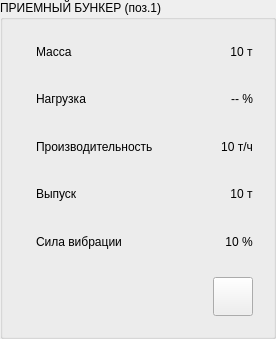
  <widget class="QGroupBox" name="panel_in_container">
   <property name="geometry">
    <rect>
     <x>1560</x>
     <y>144</y>
     <width>269</width>
     <height>339</height>
    </rect>
   </property>
   <property name="title">
    <string>ПРИЕМНЫЙ БУНКЕР (поз.1)</string>
   </property>
   <property name="style" stdset="0">
    <string>vodoley</string>
   </property>
   <layout class="QVBoxLayout" name="verticalLayout_2">
    <item>
     <widget class="QWidget" name="widget_5" native="true">
      <layout class="QHBoxLayout" name="horizontalLayout_5">
       <item alignment="Qt::AlignLeft">
        <widget class="QLabel" name="icon_1">
         <property name="maximumSize">
          <size>
           <width>32</width>
           <height>32</height>
          </size>
         </property>
         <property name="text">
          <string/>
         </property>
         <property name="pixmap">
          <pixmap resource="../../../resources.qrc">:/heavy.png</pixmap>
         </property>
         <property name="scaledContents">
          <bool>true</bool>
         </property>
        </widget>
       </item>
       <item>
        <widget class="QLabel" name="hint_1">
         <property name="sizePolicy">
          <sizepolicy hsizetype="Expanding" vsizetype="Preferred">
           <horstretch>0</horstretch>
           <verstretch>0</verstretch>
          </sizepolicy>
         </property>
         <property name="text">
          <string>Масса</string>
         </property>
         <property name="alignment">
          <set>Qt::AlignLeading|Qt::AlignLeft|Qt::AlignVCenter</set>
         </property>
         <property name="style" stdset="0">
          <string>hint</string>
         </property>
        </widget>
       </item>
       <item alignment="Qt::AlignRight">
        <widget class="QLabel" name="weight_1">
         <property name="text">
          <string>10 т</string>
         </property>
         <property name="alignment">
          <set>Qt::AlignCenter</set>
         </property>
         <property name="style" stdset="0">
          <string>hint</string>
         </property>
        </widget>
       </item>
      </layout>
     </widget>
    </item>
    <item>
     <widget class="QWidget" name="widget_19" native="true">
      <layout class="QHBoxLayout" name="horizontalLayout_26">
       <item alignment="Qt::AlignLeft">
        <widget class="QLabel" name="icon_5">
         <property name="maximumSize">
          <size>
           <width>32</width>
           <height>32</height>
          </size>
         </property>
         <property name="text">
          <string/>
         </property>
         <property name="pixmap">
          <pixmap resource="../../../resources.qrc">:/heavy.png</pixmap>
         </property>
         <property name="scaledContents">
          <bool>true</bool>
         </property>
        </widget>
       </item>
       <item>
        <widget class="QLabel" name="hint_5">
         <property name="sizePolicy">
          <sizepolicy hsizetype="Expanding" vsizetype="Preferred">
           <horstretch>0</horstretch>
           <verstretch>0</verstretch>
          </sizepolicy>
         </property>
         <property name="text">
          <string>Нагрузка</string>
         </property>
         <property name="alignment">
          <set>Qt::AlignLeading|Qt::AlignLeft|Qt::AlignVCenter</set>
         </property>
         <property name="style" stdset="0">
          <string>hint</string>
         </property>
        </widget>
       </item>
       <item alignment="Qt::AlignRight">
        <widget class="QLabel" name="load_1">
         <property name="text">
          <string>-- %</string>
         </property>
         <property name="alignment">
          <set>Qt::AlignCenter</set>
         </property>
         <property name="style" stdset="0">
          <string>hint</string>
         </property>
        </widget>
       </item>
      </layout>
     </widget>
    </item>
    <item>
     <widget class="QWidget" name="widget_9" native="true">
      <layout class="QHBoxLayout" name="horizontalLayout_9">
       <item alignment="Qt::AlignLeft">
        <widget class="QLabel" name="icon_2">
         <property name="maximumSize">
          <size>
           <width>32</width>
           <height>32</height>
          </size>
         </property>
         <property name="text">
          <string/>
         </property>
         <property name="pixmap">
          <pixmap resource="../../../resources.qrc">:/speed.png</pixmap>
         </property>
         <property name="scaledContents">
          <bool>true</bool>
         </property>
        </widget>
       </item>
       <item>
        <widget class="QLabel" name="hint_2">
         <property name="sizePolicy">
          <sizepolicy hsizetype="Expanding" vsizetype="Preferred">
           <horstretch>0</horstretch>
           <verstretch>0</verstretch>
          </sizepolicy>
         </property>
         <property name="text">
          <string>Производительность</string>
         </property>
         <property name="alignment">
          <set>Qt::AlignLeading|Qt::AlignLeft|Qt::AlignVCenter</set>
         </property>
         <property name="style" stdset="0">
          <string>hint</string>
         </property>
        </widget>
       </item>
       <item alignment="Qt::AlignRight">
        <widget class="QLabel" name="prefomance">
         <property name="text">
          <string>10 т/ч</string>
         </property>
         <property name="alignment">
          <set>Qt::AlignCenter</set>
         </property>
         <property name="style" stdset="0">
          <string>hint</string>
         </property>
        </widget>
       </item>
      </layout>
     </widget>
    </item>
    <item>
     <widget class="QWidget" name="widget_20" native="true">
      <layout class="QHBoxLayout" name="horizontalLayout_27">
       <item alignment="Qt::AlignLeft">
        <widget class="QLabel" name="iconTotal">
         <property name="maximumSize">
          <size>
           <width>32</width>
           <height>32</height>
          </size>
         </property>
         <property name="contextMenuPolicy">
          <enum>Qt::ActionsContextMenu</enum>
         </property>
         <property name="text">
          <string/>
         </property>
         <property name="pixmap">
          <pixmap resource="../../../resources.qrc">:/sum.png</pixmap>
         </property>
         <property name="scaledContents">
          <bool>true</bool>
         </property>
        </widget>
       </item>
       <item>
        <widget class="QLabel" name="hint_6">
         <property name="sizePolicy">
          <sizepolicy hsizetype="Expanding" vsizetype="Preferred">
           <horstretch>0</horstretch>
           <verstretch>0</verstretch>
          </sizepolicy>
         </property>
         <property name="text">
          <string>Выпуск</string>
         </property>
         <property name="alignment">
          <set>Qt::AlignLeading|Qt::AlignLeft|Qt::AlignVCenter</set>
         </property>
         <property name="style" stdset="0">
          <string>hint</string>
         </property>
        </widget>
       </item>
       <item alignment="Qt::AlignRight">
        <widget class="QLabel" name="total_q">
         <property name="text">
          <string>10 т</string>
         </property>
         <property name="alignment">
          <set>Qt::AlignCenter</set>
         </property>
         <property name="style" stdset="0">
          <string>hint</string>
         </property>
        </widget>
       </item>
      </layout>
     </widget>
    </item>
    <item>
     <widget class="QWidget" name="widget_15" native="true">
      <layout class="QHBoxLayout" name="horizontalLayout_19">
       <item alignment="Qt::AlignLeft">
        <widget class="QLabel" name="icon_3">
         <property name="maximumSize">
          <size>
           <width>32</width>
           <height>32</height>
          </size>
         </property>
         <property name="text">
          <string/>
         </property>
         <property name="pixmap">
          <pixmap resource="../../../resources.qrc">:/strength.png</pixmap>
         </property>
         <property name="scaledContents">
          <bool>true</bool>
         </property>
        </widget>
       </item>
       <item>
        <widget class="QLabel" name="hint_3">
         <property name="sizePolicy">
          <sizepolicy hsizetype="Expanding" vsizetype="Preferred">
           <horstretch>0</horstretch>
           <verstretch>0</verstretch>
          </sizepolicy>
         </property>
         <property name="text">
          <string>Сила вибрации</string>
         </property>
         <property name="alignment">
          <set>Qt::AlignLeading|Qt::AlignLeft|Qt::AlignVCenter</set>
         </property>
         <property name="style" stdset="0">
          <string>hint</string>
         </property>
        </widget>
       </item>
       <item alignment="Qt::AlignRight">
        <widget class="QLabel" name="fq_2">
         <property name="text">
          <string>10 %</string>
         </property>
         <property name="alignment">
          <set>Qt::AlignCenter</set>
         </property>
         <property name="style" stdset="0">
          <string>hint</string>
         </property>
        </widget>
       </item>
      </layout>
     </widget>
    </item>
    <item>
     <widget class="QWidget" name="status_row_7" native="true">
      <layout class="QHBoxLayout" name="horizontalLayout_17">
       <item>
        <widget class="QLabel" name="powered_1">
         <property name="enabled">
          <bool>false</bool>
         </property>
         <property name="minimumSize">
          <size>
           <width>32</width>
           <height>32</height>
          </size>
         </property>
         <property name="maximumSize">
          <size>
           <width>32</width>
           <height>32</height>
          </size>
         </property>
         <property name="toolTip">
          <string>Авария ЧП. Возможно потребуется выключить-включить ЧП 9</string>
         </property>
         <property name="text">
          <string/>
         </property>
         <property name="pixmap">
          <pixmap resource="../../../resources.qrc">:/bolt.png</pixmap>
         </property>
         <property name="scaledContents">
          <bool>true</bool>
         </property>
        </widget>
       </item>
       <item>
        <widget class="QLabel" name="fault_1">
         <property name="enabled">
          <bool>false</bool>
         </property>
         <property name="minimumSize">
          <size>
           <width>32</width>
           <height>32</height>
          </size>
         </property>
         <property name="maximumSize">
          <size>
           <width>32</width>
           <height>32</height>
          </size>
         </property>
         <property name="text">
          <string/>
         </property>
         <property name="pixmap">
          <pixmap resource="../../../resources.qrc">:/attention.png</pixmap>
         </property>
         <property name="scaledContents">
          <bool>true</bool>
         </property>
        </widget>
       </item>
       <item>
        <widget class="QLabel" name="manual_1">
         <property name="enabled">
          <bool>false</bool>
         </property>
         <property name="minimumSize">
          <size>
           <width>32</width>
           <height>32</height>
          </size>
         </property>
         <property name="maximumSize">
          <size>
           <width>32</width>
           <height>32</height>
          </size>
         </property>
         <property name="toolTip">
          <string>Ручное управление/отладка включена</string>
         </property>
         <property name="text">
          <string/>
         </property>
         <property name="pixmap">
          <pixmap resource="../../../resources.qrc">:/hand.png</pixmap>
         </property>
         <property name="scaledContents">
          <bool>true</bool>
         </property>
        </widget>
       </item>
       <item>
        <widget class="QLabel" name="locked_1">
         <property name="enabled">
          <bool>false</bool>
         </property>
         <property name="minimumSize">
          <size>
           <width>32</width>
           <height>32</height>
          </size>
         </property>
         <property name="maximumSize">
          <size>
           <width>32</width>
           <height>32</height>
          </size>
         </property>
         <property name="toolTip">
          <string>Запрещено включать/заблокировано</string>
         </property>
         <property name="text">
          <string/>
         </property>
         <property name="pixmap">
          <pixmap resource="../../../resources.qrc">:/locked.png</pixmap>
         </property>
         <property name="scaledContents">
          <bool>true</bool>
         </property>
        </widget>
       </item>
       <item>
        <widget class="QLabel" name="overload_1">
         <property name="enabled">
          <bool>false</bool>
         </property>
         <property name="minimumSize">
          <size>
           <width>32</width>
           <height>32</height>
          </size>
         </property>
         <property name="maximumSize">
          <size>
           <width>32</width>
           <height>32</height>
          </size>
         </property>
         <property name="toolTip">
          <string>Перегрузка грохота</string>
         </property>
         <property name="text">
          <string/>
         </property>
         <property name="pixmap">
          <pixmap resource="../../../resources.qrc">:/too-hard.png</pixmap>
         </property>
         <property name="scaledContents">
          <bool>true</bool>
         </property>
        </widget>
       </item>
       <item>
        <spacer name="horizontalSpacer_7">
         <property name="orientation">
          <enum>Qt::Horizontal</enum>
         </property>
         <property name="sizeHint" stdset="0">
          <size>
           <width>40</width>
           <height>20</height>
          </size>
         </property>
        </spacer>
       </item>
       <item>
        <widget class="QToolButton" name="settings_1">
         <property name="cursor">
          <cursorShape>PointingHandCursor</cursorShape>
         </property>
         <property name="text">
          <string/>
         </property>
         <property name="icon">
          <iconset theme="system-settings">
           <normaloff>../../../../.designer/backup</normaloff>../../../../.designer/backup</iconset>
         </property>
         <property name="iconSize">
          <size>
           <width>32</width>
           <height>32</height>
          </size>
         </property>
        </widget>
       </item>
      </layout>
     </widget>
    </item>
   </layout>
  </widget>
